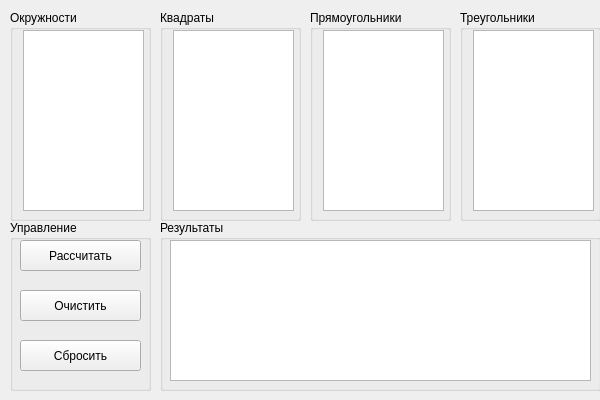
<?xml version="1.0" encoding="UTF-8"?>
<ui version="4.0">
 <class>MainWindow</class>
 <widget class="QMainWindow" name="MainWindow">
  <property name="geometry">
   <rect>
    <x>0</x>
    <y>0</y>
    <width>600</width>
    <height>400</height>
   </rect>
  </property>
  <property name="windowTitle">
   <string>Калькулятор смет</string>
  </property>
  <widget class="QWidget" name="centralwidget">
   <widget class="QGroupBox" name="groupBox">
    <property name="geometry">
     <rect>
      <x>10</x>
      <y>10</y>
      <width>141</width>
      <height>211</height>
     </rect>
    </property>
    <property name="title">
     <string>Окружности</string>
    </property>
    <widget class="QTextEdit" name="textEdit">
     <property name="geometry">
      <rect>
       <x>13</x>
       <y>20</y>
       <width>121</width>
       <height>181</height>
      </rect>
     </property>
     <property name="html">
      <string>&lt;!DOCTYPE HTML PUBLIC &quot;-//W3C//DTD HTML 4.0//EN&quot; &quot;http://www.w3.org/TR/REC-html40/strict.dtd&quot;&gt;
&lt;html&gt;&lt;head&gt;&lt;meta name=&quot;qrichtext&quot; content=&quot;1&quot; /&gt;&lt;style type=&quot;text/css&quot;&gt;
p, li { white-space: pre-wrap; }
&lt;/style&gt;&lt;/head&gt;&lt;body style=&quot; font-family:'MS Shell Dlg 2'; font-size:8.25pt; font-weight:400; font-style:normal;&quot;&gt;
&lt;p style=&quot;-qt-paragraph-type:empty; margin-top:0px; margin-bottom:0px; margin-left:0px; margin-right:0px; -qt-block-indent:0; text-indent:0px; font-family:'MS Shell Dlg 2';&quot;&gt;&lt;br /&gt;&lt;/p&gt;&lt;/body&gt;&lt;/html&gt;</string>
     </property>
    </widget>
   </widget>
   <widget class="QGroupBox" name="groupBox_4">
    <property name="geometry">
     <rect>
      <x>10</x>
      <y>220</y>
      <width>141</width>
      <height>171</height>
     </rect>
    </property>
    <property name="title">
     <string>Управление</string>
    </property>
    <widget class="QPushButton" name="pushButton">
     <property name="geometry">
      <rect>
       <x>10</x>
       <y>20</y>
       <width>121</width>
       <height>31</height>
      </rect>
     </property>
     <property name="text">
      <string>Рассчитать</string>
     </property>
    </widget>
    <widget class="QPushButton" name="pushButton_2">
     <property name="geometry">
      <rect>
       <x>10</x>
       <y>70</y>
       <width>121</width>
       <height>31</height>
      </rect>
     </property>
     <property name="text">
      <string>Очистить</string>
     </property>
    </widget>
    <widget class="QPushButton" name="pushButton_3">
     <property name="geometry">
      <rect>
       <x>10</x>
       <y>120</y>
       <width>121</width>
       <height>31</height>
      </rect>
     </property>
     <property name="text">
      <string>Сбросить</string>
     </property>
    </widget>
   </widget>
   <widget class="QGroupBox" name="groupBox_2">
    <property name="geometry">
     <rect>
      <x>160</x>
      <y>10</y>
      <width>141</width>
      <height>211</height>
     </rect>
    </property>
    <property name="title">
     <string>Квадраты</string>
    </property>
    <widget class="QTextEdit" name="textEdit_2">
     <property name="geometry">
      <rect>
       <x>13</x>
       <y>20</y>
       <width>121</width>
       <height>181</height>
      </rect>
     </property>
     <property name="html">
      <string>&lt;!DOCTYPE HTML PUBLIC &quot;-//W3C//DTD HTML 4.0//EN&quot; &quot;http://www.w3.org/TR/REC-html40/strict.dtd&quot;&gt;
&lt;html&gt;&lt;head&gt;&lt;meta name=&quot;qrichtext&quot; content=&quot;1&quot; /&gt;&lt;style type=&quot;text/css&quot;&gt;
p, li { white-space: pre-wrap; }
&lt;/style&gt;&lt;/head&gt;&lt;body style=&quot; font-family:'MS Shell Dlg 2'; font-size:8.25pt; font-weight:400; font-style:normal;&quot;&gt;
&lt;p style=&quot;-qt-paragraph-type:empty; margin-top:0px; margin-bottom:0px; margin-left:0px; margin-right:0px; -qt-block-indent:0; text-indent:0px; font-family:'MS Shell Dlg 2';&quot;&gt;&lt;br /&gt;&lt;/p&gt;&lt;/body&gt;&lt;/html&gt;</string>
     </property>
    </widget>
   </widget>
   <widget class="QGroupBox" name="groupBox_3">
    <property name="geometry">
     <rect>
      <x>310</x>
      <y>10</y>
      <width>141</width>
      <height>211</height>
     </rect>
    </property>
    <property name="title">
     <string>Прямоугольники</string>
    </property>
    <widget class="QTextEdit" name="textEdit_3">
     <property name="geometry">
      <rect>
       <x>13</x>
       <y>20</y>
       <width>121</width>
       <height>181</height>
      </rect>
     </property>
     <property name="html">
      <string>&lt;!DOCTYPE HTML PUBLIC &quot;-//W3C//DTD HTML 4.0//EN&quot; &quot;http://www.w3.org/TR/REC-html40/strict.dtd&quot;&gt;
&lt;html&gt;&lt;head&gt;&lt;meta name=&quot;qrichtext&quot; content=&quot;1&quot; /&gt;&lt;style type=&quot;text/css&quot;&gt;
p, li { white-space: pre-wrap; }
&lt;/style&gt;&lt;/head&gt;&lt;body style=&quot; font-family:'MS Shell Dlg 2'; font-size:8.25pt; font-weight:400; font-style:normal;&quot;&gt;
&lt;p style=&quot;-qt-paragraph-type:empty; margin-top:0px; margin-bottom:0px; margin-left:0px; margin-right:0px; -qt-block-indent:0; text-indent:0px; font-family:'MS Shell Dlg 2';&quot;&gt;&lt;br /&gt;&lt;/p&gt;&lt;/body&gt;&lt;/html&gt;</string>
     </property>
    </widget>
   </widget>
   <widget class="QGroupBox" name="groupBox_5">
    <property name="geometry">
     <rect>
      <x>460</x>
      <y>10</y>
      <width>141</width>
      <height>211</height>
     </rect>
    </property>
    <property name="title">
     <string>Треугольники</string>
    </property>
    <widget class="QTextEdit" name="textEdit_4">
     <property name="geometry">
      <rect>
       <x>13</x>
       <y>20</y>
       <width>121</width>
       <height>181</height>
      </rect>
     </property>
     <property name="html">
      <string>&lt;!DOCTYPE HTML PUBLIC &quot;-//W3C//DTD HTML 4.0//EN&quot; &quot;http://www.w3.org/TR/REC-html40/strict.dtd&quot;&gt;
&lt;html&gt;&lt;head&gt;&lt;meta name=&quot;qrichtext&quot; content=&quot;1&quot; /&gt;&lt;style type=&quot;text/css&quot;&gt;
p, li { white-space: pre-wrap; }
&lt;/style&gt;&lt;/head&gt;&lt;body style=&quot; font-family:'MS Shell Dlg 2'; font-size:8.25pt; font-weight:400; font-style:normal;&quot;&gt;
&lt;p style=&quot;-qt-paragraph-type:empty; margin-top:0px; margin-bottom:0px; margin-left:0px; margin-right:0px; -qt-block-indent:0; text-indent:0px; font-family:'MS Shell Dlg 2';&quot;&gt;&lt;br /&gt;&lt;/p&gt;&lt;/body&gt;&lt;/html&gt;</string>
     </property>
    </widget>
   </widget>
   <widget class="QGroupBox" name="groupBox_6">
    <property name="geometry">
     <rect>
      <x>160</x>
      <y>220</y>
      <width>441</width>
      <height>171</height>
     </rect>
    </property>
    <property name="title">
     <string>Результаты</string>
    </property>
    <widget class="QTextEdit" name="textEdit_5">
     <property name="geometry">
      <rect>
       <x>10</x>
       <y>20</y>
       <width>421</width>
       <height>141</height>
      </rect>
     </property>
    </widget>
   </widget>
  </widget>
 </widget>
 <resources/>
 <connections/>
</ui>
